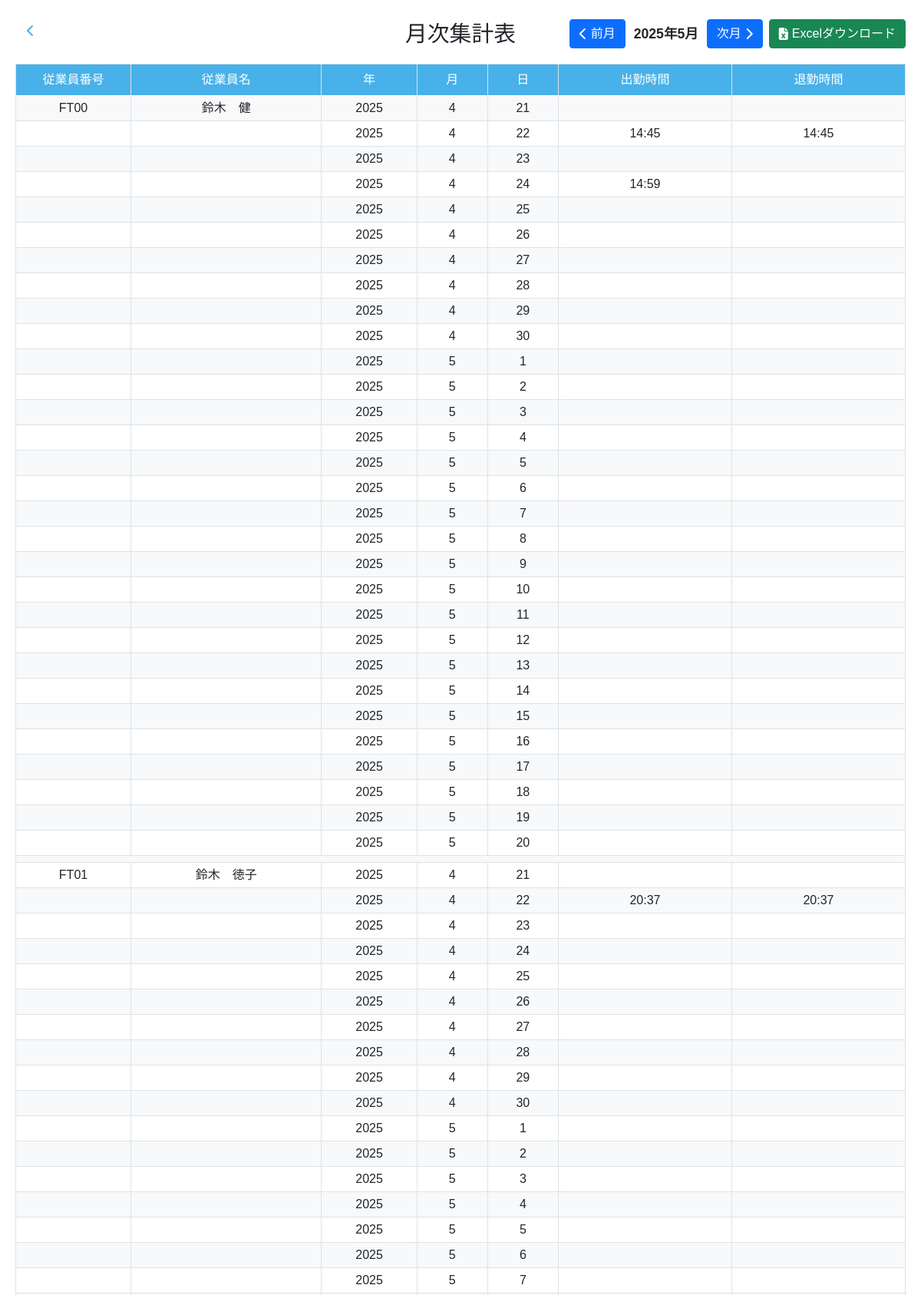
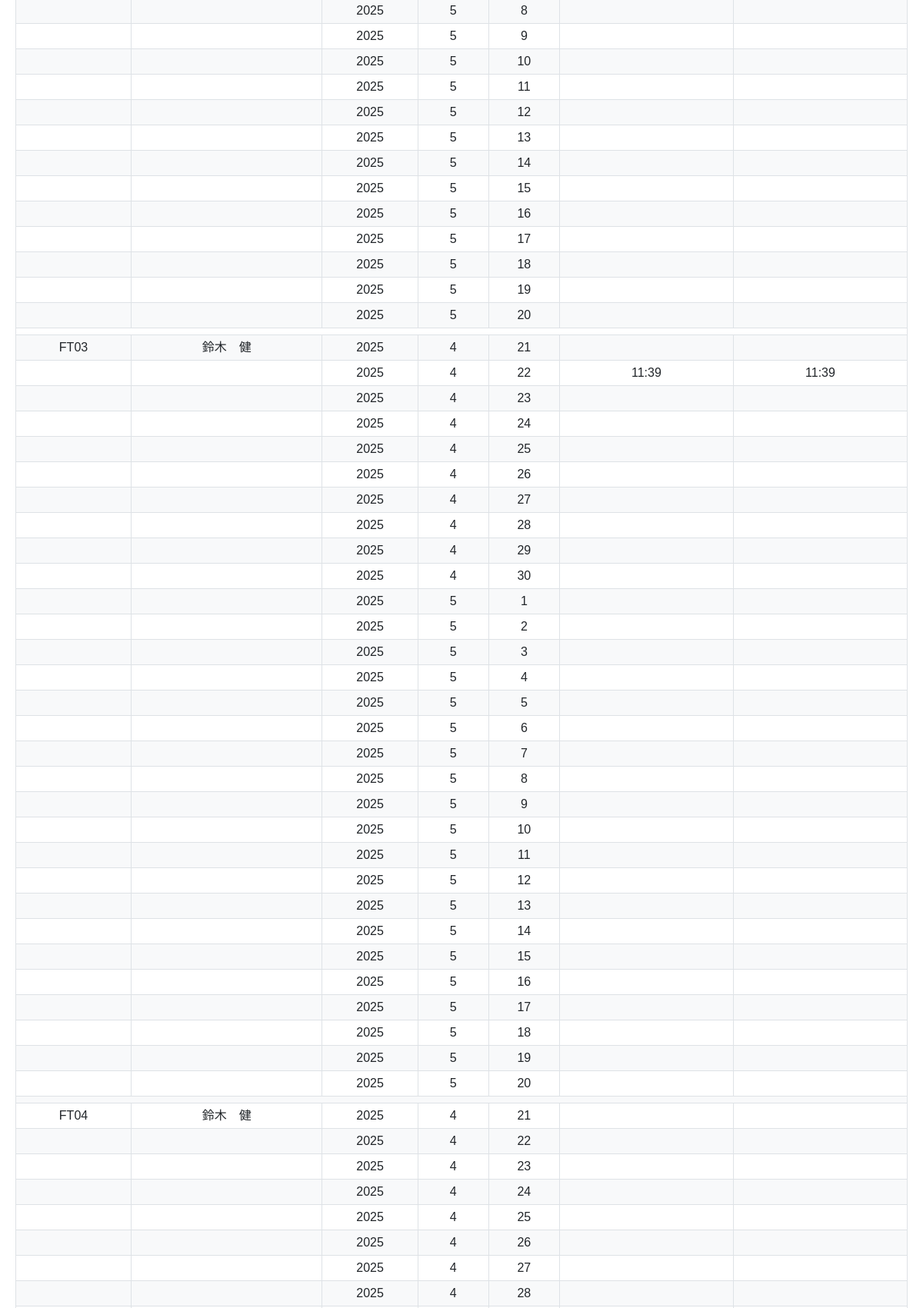
Screenshot of /report (upper part) with the database file from the repository (2 pictures, top to bottom).
### testapp/models.py (models this page shows, shortened)
class User(db.Model):
    __tablename__ = 'users'  # テーブル名を明示的に指定
    id = db.Column(db.Integer, primary_key=True)
    name = db.Column(db.String(20), nullable=False)  # 20文字まで
    employment_type = db.Column(db.String(2), nullable=False)  # FTまたはPT（2文字）
    employee_id = db.Column(db.String(4), unique=True, nullable=False)  # 4文字（例：FT01）
    password = db.Column(db.String(10), nullable=False)  # 10文字まで

### testapp/main.py (the view)
@app.route('/report')
@app.route('/report/<int:year>/<int:month>')
def report(year=None, month=None):
    if year is None or month is None:
        now = datetime.now()
        if now.day >= 21:
            if now.month == 12:
                year = now.year + 1
                month = 1
            else:
                year = now.year
                month = now.month + 1
        else:
            year = now.year
            month = now.month
    if month == 1:
        start_date = datetime(year - 1, 12, 21)
    else:
        start_date = datetime(year, month - 1, 21)
    end_date = datetime(year, month, 20)
    employees = User.query.order_by(
        case(
            (User.employment_type == 'FT', 0),
            (User.employment_type == 'PT', 1),
        ),
        User.employee_id
    ).all()
    report_data = []
    for employee in employees:
        current_date = start_date
        while current_date <= end_date:
            date_str = current_date.strftime('%Y-%m-%d')
            records = AttendanceRecord.query.filter_by(
                user_id=employee.id,
                date=date_str
            ).order_by(AttendanceRecord.time).all()
            arrive = next((r.time.strftime('%-H:%M') for r in records if r.action_type == '出勤'), '')
            leave = next((r.time.strftime('%-H:%M') for r in records if r.action_type == '退勤'), '')
            report_data.append({
                'employee_id': employee.employee_id,
                'name': employee.name,
                'year': current_date.year,
                'month': current_date.month,
                'day': current_date.day,
                'arrive': arrive,
                'leave': leave
            })
            current_date += timedelta(days=1)
    return render_template('testapp/report.html',
                         year=year,
                         month=month,
                         report_data=report_data)

### testapp/templates/testapp/report.html (shortened to what this page needs)
<!DOCTYPE html>
<html lang="ja">
<head>
    <link href="https://cdn.jsdelivr.net/npm/bootstrap@5.0.2/dist/css/bootstrap.min.css" rel="stylesheet">
    <link rel="stylesheet" href="https://cdnjs.cloudflare.com/ajax/libs/font-awesome/6.4.0/css/all.min.css">
    <link rel="stylesheet" href="{{ url_for('static', filename='css/attendance_history.css') }}">
    <link rel="stylesheet" href="{{ url_for('static', filename='css/management.css') }}">
</head>
<body>
    <div class="container">
        <div class="header">
            <a href="{{ url_for('management') }}" class="back-button">
                <i class="fa-solid fa-chevron-left"></i>
            </a>
            <h1>月次集計表</h1>
            <div class="controls">
                <a href="{{ url_for('prev_month_report', year=year, month=month) }}" class="btn btn-primary">
                    <i class="fas fa-chevron-left"></i> 前月
                </a>
                <span id="currentMonth" class="month-display">{{ year }}年{{ month }}月</span>
                <a href="{{ url_for('next_month_report', year=year, month=month) }}" class="btn btn-primary">
                    次月 <i class="fas fa-chevron-right"></i>
                </a>
                <a href="{{ url_for('download_csv', year=year, month=month) }}" class="btn btn-success">
                    <i class="fas fa-file-excel"></i> Excelダウンロード
                </a>
            </div>
        </div>
        <div class="table-responsive">
            <table class="table table-bordered" id="reportTable">
                <thead>
                    <tr>
                        <th>従業員番号</th>
                        <th>従業員名</th>
                        <th>年</th>
                        <th>月</th>
                        <th>日</th>
                        <th>出勤時間</th>
                        <th>退勤時間</th>
                    </tr>
                </thead>
                <tbody>
                    {% set current_employee = namespace(id='', name='') %}
                    {% for record in report_data %}
                    {% if record.employee_id != current_employee.id and current_employee.id != '' %}
                    <tr>
                        <td colspan="7"></td>
                    </tr>
                    {% endif %}
                    <tr>
                        <td>{% if record.employee_id != current_employee.id %}{{ record.employee_id }}{% endif %}</td>
                        <td>{% if record.employee_id != current_employee.id %}{{ record.name }}{% endif %}</td>
                        <td>{{ record.year }}</td>
                        <td>{{ record.month }}</td>
                        <td>{{ record.day }}</td>
                        <td>{{ record.arrive }}</td>
                        <td>{{ record.leave }}</td>
                    </tr>
                    {% set current_employee.id = record.employee_id %}
                    {% set current_employee.name = record.name %}
                    {% endfor %}
                </tbody>
            </table>
        </div>
    </div>
</body>
</html>

### testapp/static/css/attendance_history.css (style rules this page uses)
.container { padding: 20px; max-width: 100%; overflow-x: auto; }
.header { display: flex; justify-content: space-between; align-items: center; margin-bottom: 20px; flex-wrap: wrap; position: relative; padding-top: 5px; }
.back-button { position: absolute; left: 0; top: 0; z-index: 1; padding: 8px; margin-right: 15px; }
h1 { font-size: 1.8rem; }
.header h1 { position: absolute; left: 50%; transform: translateX(-50%); font-family: 'Noto Sans JP', sans-serif; margin: 0; }
.controls { display: flex; align-items: center; gap: 8px; flex-wrap: wrap; margin-left: auto; }
.month-display { font-size: 1.1rem; font-weight: bold; min-width: 90px; text-align: center; }
.table { width: 100%; border-collapse: collapse; }
.table th, .table td { padding: 8px; text-align: center; vertical-align: middle; font-family: 'Noto Sans JP', sans-serif; border: 1px solid #dee2e6; }
.table th { background-color: #48b1e9; font-weight: 400; color: white; }
.table thead th:first-child, .table tbody td:first-child { width: 150px; min-width: 150px; max-width: 150px; white-space: nowrap; overflow: hidden; text-overflow: ellipsis; }
.table tbody tr:nth-child(odd) { background-color: #f8f9fa; }
.btn { display: flex; align-items: center; gap: 5px; }
.table td { padding: 4px; vertical-align: middle; min-height: 4.8em; }
.table td:first-child { min-height: auto; }

### testapp/static/css/management.css (style rules this page uses)
body { background-color: white; margin: 0; padding: 0; font-family: 'Noto Sans JP', sans-serif; min-height: 100vh; display: flex; flex-direction: column; }
.back-button { color: #48b1e9; text-decoration: none !important; display: flex; align-items: center; justify-content: center; width: 40px; height: 40px; border-radius: 50%; transition: all 0.3s ease; position: fixed; left: 20px; top: 20px; }

### rows the page displays
User: employee_id "FT00", name "鈴木 健", year "2025", month "4", day "21", day "22", arrive "14:45", leave "14:45", day "23", day "24", arrive "14:59", day "25", day "26", day "27", day "28", day "29", day "30", month "5", day "1", day "2", day "3", day "4", day "5", day "6", day "7", day "8", day "9", day "10", day "11", day "12", day "13", day "14", day "15", day "16", day "17", day "18", day "19", day "20"
User: employee_id "FT01", name "鈴木 徳子", year "2025", month "4", day "21", day "22", arrive "20:37", leave "20:37", day "23", day "24", day "25", day "26", day "27", day "28", day "29", day "30", month "5", day "1", day "2", day "3", day "4", day "5", day "6", day "7", day "8", day "9", day "10", day "11", day "12", day "13", day "14", day "15", day "16", day "17", day "18", day "19", day "20"
User: employee_id "FT03", name "鈴木 健", year "2025", month "4", day "21", day "22", arrive "11:39", leave "11:39", day "23", day "24", day "25", day "26", day "27", day "28", day "29", day "30", month "5", day "1", day "2", day "3", day "4", day "5", day "6", day "7", day "8", day "9", day "10", day "11", day "12", day "13", day "14", day "15", day "16", day "17", day "18", day "19", day "20"
User: employee_id "FT04", name "鈴木 健", year "2025", month "4", day "21", day "22", day "23", day "24", day "25", day "26", day "27", day "28"

### other values shown
{{ year }} "2025"
{{ month }} "5"
